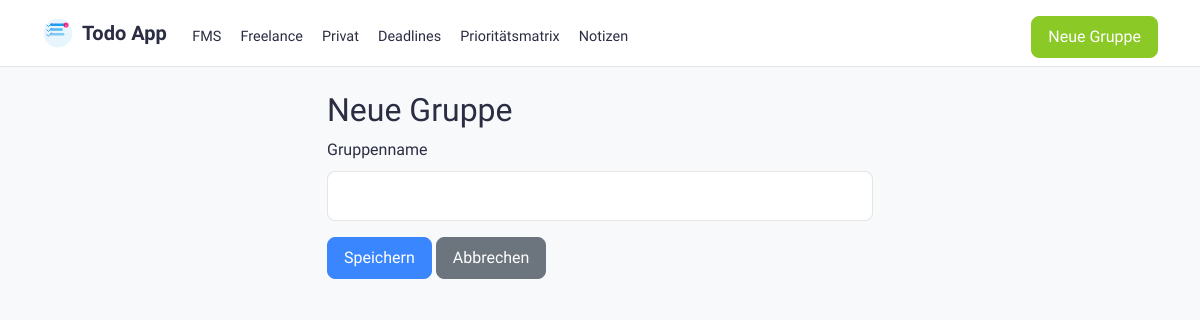
/group/new, run on the app's committed database.
### app.py (models this page shows)
class TaskGroup(db.Model):
    id = db.Column(db.Integer, primary_key=True)
    name = db.Column(db.String(100), nullable=False)
    created_at = db.Column(db.DateTime, default=datetime.utcnow)
    todos = db.relationship('Todo', backref='group', lazy=True, cascade='all, delete-orphan')

### app.py (the view, shortened to what this page needs)
@app.route('/group/new', methods=['GET', 'POST'])
def new_group():
    return render_template('group_form.html')

### app.py (called while the page is built)
@app.context_processor
def inject_groups():
    groups = TaskGroup.query.all()
    return dict(groups=groups)

### templates/group_form.html
{% extends "base.html" %}
{% block content %}
<div class="row">
    <div class="col-md-6 offset-md-3">
        <h2>{% if group %}Gruppe bearbeiten{% else %}Neue Gruppe{% endif %}</h2>
        <form method="post">
            <div class="mb-3">
                <label for="name" class="form-label">Gruppenname</label>
                <input type="text" class="form-control" id="name" name="name" value="{{ group.name if group else '' }}" required>
            </div>
            <div class="mb-3">
                <button type="submit" class="btn btn-primary">Speichern</button>
                <a href="{{ url_for('index') }}" class="btn btn-secondary">Abbrechen</a>
            </div>
        </form>
    </div>
</div>
{% endblock %}

### templates/base.html (shortened to what this page needs)
<!DOCTYPE html>
<html lang="de">
    <head>
        <link href="https://cdn.jsdelivr.net/npm/bootstrap@5.1.3/dist/css/bootstrap.min.css" rel="stylesheet">
</head>
<body>
    <nav class="navbar navbar-expand-lg sticky-top mb-4">
        <div class="container">
            <div class="d-flex align-items-center">
                <a class="navbar-brand" href="{{ url_for('index') }}">
                    Todo App
                </a>
            </div>
            <div class="collapse navbar-collapse" id="navbarNav">
                <ul class="navbar-nav me-auto">
                    {% for nav_group in groups %}
                        <li class="nav-item">
                            <a class="nav-link {% if selected_group and selected_group.id == nav_group.id %}active{% endif %}"
                               href="{{ url_for('index', group_id=nav_group.id) }}">
                                {{ nav_group.name }}
                            </a>
                        </li>
                    {% endfor %}
                        <li class="nav-item">
                            <a class="nav-link {% if request.endpoint == 'deadlines' %}active{% endif %}"
                               href="{{ url_for('deadlines') }}">
                                Deadlines
                            </a>
                        </li>
                        <li class="nav-item">
                            <a class="nav-link {% if request.endpoint == 'priority_matrix' %}active{% endif %}"
                               href="{{ url_for('priority_matrix') }}">
                                Prioritätsmatrix
                            </a>
                        </li>
                        <li class="nav-item">
                            <a class="nav-link {% if request.endpoint == 'notes' %}active{% endif %}"
                               href="{{ url_for('notes') }}">
                                Notizen
                            </a>
                        </li>
                </ul>
                    <div class="d-flex align-items-center">
                        <a href="{{ url_for('new_group') }}" class="btn btn-success">Neue Gruppe</a>
                    </div>
            </div>
        </div>
    </nav>
    <div class="container">
        {% block content %}{% endblock %}
    </div>
</body>
</html>

### templates/base.html (style rules this page uses)
:root { --primary-color: #3a86ff; --danger-color: #ff006e; --success-color: #8ac926; --warning-color: #ffbe0b; --info-color: #00b4d8; --background-color: #f8f9fa; --card-background: rgba(255, 255, 255, 0.9); --text-color: #2b2d42; --text-muted: #6c757d; --border-color: rgba(0, 0, 0, 0.1); }
body { font-family: 'SF Pro Text', -apple-system, BlinkMacSystemFont, sans-serif; background-color: var(--background-color); color: var(--text-color); line-height: 1.6; }
.navbar { background: var(--card-background); backdrop-filter: blur(10px); -webkit-backdrop-filter: blur(10px); border-bottom: 1px solid var(--border-color); padding: 0.5rem 0; }
.navbar-brand { color: var(--text-color); font-weight: 600; font-size: 1.25rem; display: flex; align-items: center; gap: 0.5rem; }
.logo { width: 32px; height: 32px; transition: transform 0.3s ease; }
.nav-link { color: var(--text-color); padding: 0.5rem 0.75rem; border-radius: 8px; transition: all 0.3s ease; margin: 0 0.1rem; font-size: 0.9rem; }
.navbar-collapse { margin-top: 0.5rem; }
.btn { border-radius: 8px; padding: 0.5rem 1rem; transition: all 0.3s ease; font-weight: 500; }
.btn-primary { background-color: var(--primary-color); border-color: var(--primary-color); }
.btn-success { background-color: var(--success-color); border-color: var(--success-color); }
.form-control { border-radius: 8px; border: 1px solid var(--border-color); padding: 0.75rem 1rem; background: var(--card-background); color: var(--text-color); }

### data on the page
TaskGroup: name "FMS"
TaskGroup: name "Freelance"
TaskGroup: name "Privat"
